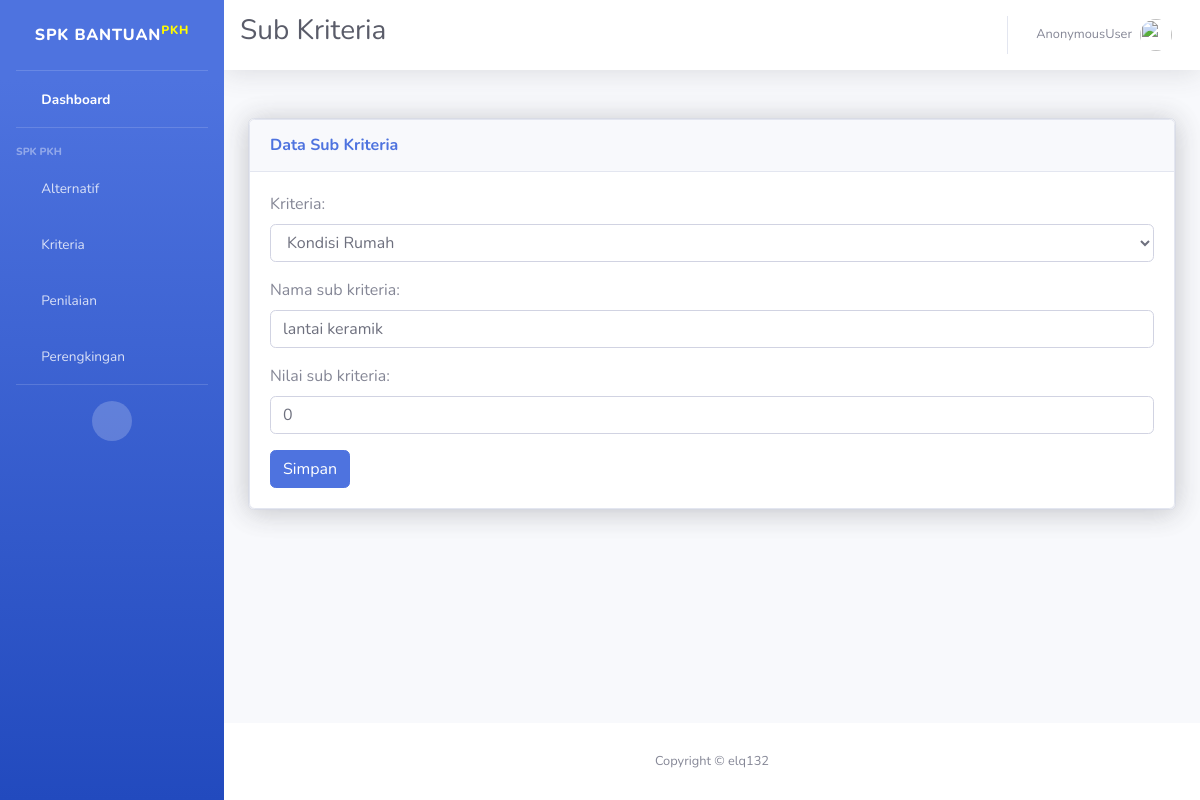
The app's page /dashboard/upsub_kriteria/2, older data.
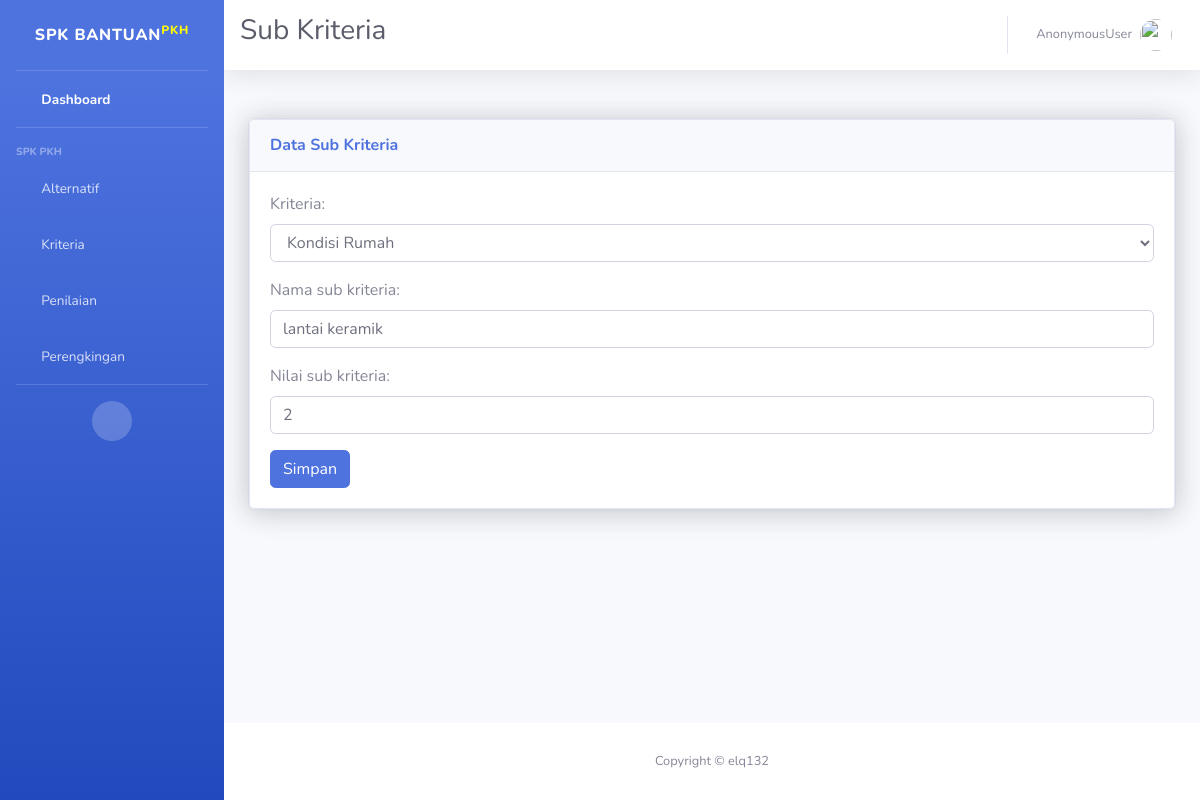
The same page, newer data.
### SPK/models.py (models this page shows, shortened)
class SubKriteria(models.Model):
    kriteria = models.ForeignKey(Kriteria, on_delete=models.CASCADE)
    nama_sub_kriteria = models.CharField(max_length=50)
    nilai_sub_kriteria = models.IntegerField()

### SPK/views.py (the view)
# urls.py: path('upsub_kriteria/<int:id>', views.subkriteria_update, name='upsubkriteria'),
def subkriteria_update(request, id):
    subkriteria = SubKriteria.objects.get(id=id)
    form = SubKriteriaForm(instance=subkriteria)
    if request.method == 'POST':
        form = SubKriteriaForm(request.POST, instance=subkriteria)
        if form.is_valid():
            form.save()
            messages.success(request, " Data Berhasil di Update!")
            return redirect('data:sub_kriteria')
    return render(request, 'subkriteria_form.html', {'form': form})

### SPK/forms.py
class SubKriteriaForm(forms.ModelForm):
    class Meta:
        model = SubKriteria
        fields = '__all__'
        widgets = {
            'kriteria': forms.Select(attrs={'class': 'form-control'}),
            'nama_sub_kriteria': forms.TextInput(attrs={'class': 'form-control'}),
            'nilai_sub_kriteria': forms.NumberInput(attrs={'class': 'form-control'}),
        }

### SPK/models.py (called while the page is built)
    def __str__(self):
        return self.nama_kriteria

### templates/subkriteria_form.html (shortened to what the changed rows need)
{%load static%}
<!DOCTYPE html>
<html lang="en">
<head>
    <link href="{%static 'vendor/fontawesome-free/css/all.min.css'%}" rel="stylesheet" type="text/css">
    <link href="{%static 'css/sb-admin-2.min.css'%}" rel="stylesheet">
</head>
<body id="page-top">
    <div id="wrapper">
        <div id="content-wrapper" class="d-flex flex-column">
            <div id="content">
                <nav class="navbar navbar-expand navbar-light bg-white topbar mb-4 static-top shadow">
                    <div class=""><h1 class="h3 mb-0 text-gray-800">Sub Kriteria<h1></div>
                </nav>
                <div class="container-fluid">
                    <div class="row">
                        <div class="col-xl-12 col-lg-9">
                            <div class="card shadow mb-4">
                                <div class="card shadow">
                                    <div class="card-body ">
                                        <form method="POST">
                                            {{ form.as_p }}
                                          </form>
                                    </div>
                                </div>
                            </div>
                        </div>
                    </div>
                </div>
            </div>
        </div>
    </div>
</body>
</html>

Row changes from the older to the newer data that the page shows:
changed SubKriteria "Kondisi Rumah": nilai_sub_kriteria "0" → "2"
